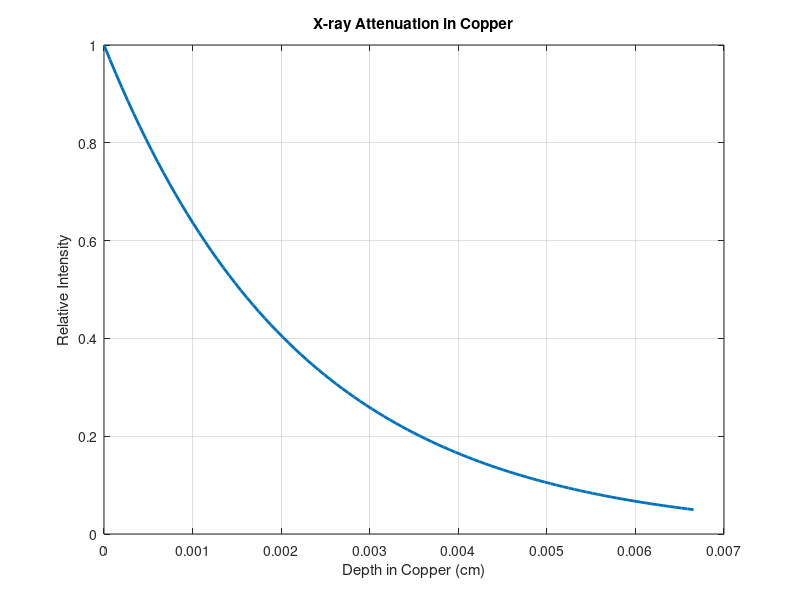

Here is the MATLAB script that generated this plot:
% Constants
voltage_kV = 40; % Operating voltage in kV
current_A = 40; % Current in A
target_material = 'Cu'; % Target material

% Parameters for Copper
rho_Cu = 8.96; % Density of Copper in g/cm^3
mu_rho_Cu = 50.3; % Mass attenuation coefficient for Copper at Cu Kα (8.048 keV) in cm^2/g

% Convert keV to energy in Joules (1 eV = 1.60218e-19 Joules)
energy_J = 8.048 * 1.60218e-16; % Energy of Cu Kα in Joules

% Calculate the linear attenuation coefficient (mu) for Copper
mu_Cu = mu_rho_Cu * rho_Cu; % in cm^-1

% Calculate penetration depth (delta) for Copper
penetration_depth_cm = 1 / mu_Cu; % in cm
penetration_depth_m = penetration_depth_cm / 100; % in meters

% Approximate interaction volume (assuming a simple spherical volume)
% V = (4/3) * pi * r^3 where r is the penetration depth
interaction_volume_m3 = (4/3) * pi * (penetration_depth_m)^3;

% Display results
fprintf('Penetration depth in Copper: %.4f cm\n', penetration_depth_cm);
fprintf('Interaction volume in Copper: %.4e m^3\n', interaction_volume_m3);

% For visualization, let's plot the attenuation as a function of depth
depth_cm = linspace(0, 3*penetration_depth_cm, 100); % Depth from 0 to 3 times the penetration depth
attenuation = exp(-mu_Cu * depth_cm); % Exponential decay of intensity

figure;
plot(depth_cm, attenuation, 'LineWidth', 2);
xlabel('Depth in Copper (cm)');
ylabel('Relative Intensity');
title('X-ray Attenuation in Copper');
grid on;
